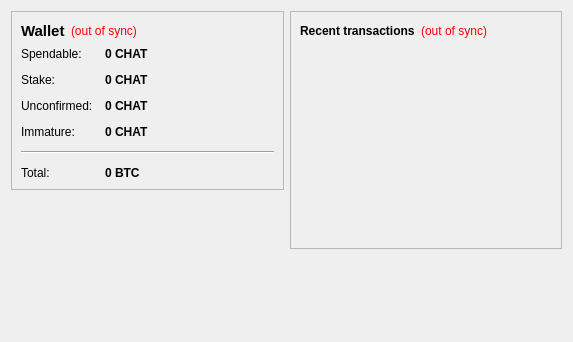
<?xml version="1.0" encoding="UTF-8"?>
<ui version="4.0">
 <class>OverviewPage</class>
 <widget class="QWidget" name="OverviewPage">
  <property name="geometry">
   <rect>
    <x>0</x>
    <y>0</y>
    <width>573</width>
    <height>342</height>
   </rect>
  </property>
  <property name="windowTitle">
   <string>Form</string>
  </property>
  <layout class="QHBoxLayout" name="horizontalLayout" stretch="1,1">
   <item>
    <layout class="QVBoxLayout" name="verticalLayout_2">
     <item>
      <widget class="QFrame" name="frame">
       <property name="frameShape">
        <enum>QFrame::StyledPanel</enum>
       </property>
       <property name="frameShadow">
        <enum>QFrame::Raised</enum>
       </property>
       <layout class="QVBoxLayout" name="verticalLayout_4">
        <item>
         <layout class="QHBoxLayout" name="horizontalLayout_4">
          <item>
           <widget class="QLabel" name="label_5">
            <property name="font">
             <font>
              <pointsize>11</pointsize>
              <weight>75</weight>
              <bold>true</bold>
             </font>
            </property>
            <property name="text">
             <string>Wallet</string>
            </property>
           </widget>
          </item>
          <item>
           <widget class="QLabel" name="labelWalletStatus">
            <property name="toolTip">
             <string>The displayed information may be out of date. Your wallet automatically synchronizes with the Chat network after a connection is established, but this process has not completed yet.</string>
            </property>
            <property name="styleSheet">
             <string notr="true">QLabel { color: red; }</string>
            </property>
            <property name="text">
             <string notr="true">(out of sync)</string>
            </property>
            <property name="alignment">
             <set>Qt::AlignLeading|Qt::AlignLeft|Qt::AlignVCenter</set>
            </property>
           </widget>
          </item>
          <item>
           <spacer name="horizontalSpacer_2">
            <property name="orientation">
             <enum>Qt::Horizontal</enum>
            </property>
            <property name="sizeHint" stdset="0">
             <size>
              <width>40</width>
              <height>20</height>
             </size>
            </property>
           </spacer>
          </item>
         </layout>
        </item>
        <item>
         <layout class="QFormLayout" name="formLayout_2">
          <property name="fieldGrowthPolicy">
           <enum>QFormLayout::AllNonFixedFieldsGrow</enum>
          </property>
          <property name="horizontalSpacing">
           <number>12</number>
          </property>
          <property name="verticalSpacing">
           <number>12</number>
          </property>
          <item row="0" column="0">
           <widget class="QLabel" name="label">
            <property name="text">
             <string>Spendable:</string>
            </property>
           </widget>
          </item>
          <item row="0" column="1">
           <widget class="QLabel" name="labelBalance">
            <property name="font">
             <font>
              <weight>75</weight>
              <bold>true</bold>
             </font>
            </property>
            <property name="cursor">
             <cursorShape>IBeamCursor</cursorShape>
            </property>
            <property name="toolTip">
             <string>Your current spendable balance</string>
            </property>
            <property name="text">
             <string notr="true">0 CHAT</string>
            </property>
            <property name="textInteractionFlags">
             <set>Qt::LinksAccessibleByMouse|Qt::TextSelectableByKeyboard|Qt::TextSelectableByMouse</set>
            </property>
           </widget>
          </item>
          <item row="1" column="0">
           <widget class="QLabel" name="label_6">
            <property name="text">
             <string>Stake:</string>
            </property>
           </widget>
          </item>
          <item row="1" column="1">
           <widget class="QLabel" name="labelStake">
            <property name="font">
             <font>
              <weight>75</weight>
              <bold>true</bold>
             </font>
            </property>
            <property name="cursor">
             <cursorShape>IBeamCursor</cursorShape>
            </property>
            <property name="toolTip">
             <string>Total of coins that was staked, and do not yet count toward the current balance</string>
            </property>
            <property name="text">
             <string notr="true">0 CHAT</string>
            </property>
            <property name="textInteractionFlags">
             <set>Qt::LinksAccessibleByMouse|Qt::TextSelectableByKeyboard|Qt::TextSelectableByMouse</set>
            </property>
           </widget>
          </item>
          <item row="2" column="0">
           <widget class="QLabel" name="label_3">
            <property name="text">
             <string>Unconfirmed:</string>
            </property>
           </widget>
          </item>
          <item row="2" column="1">
           <widget class="QLabel" name="labelUnconfirmed">
            <property name="font">
             <font>
              <weight>75</weight>
              <bold>true</bold>
             </font>
            </property>
            <property name="cursor">
             <cursorShape>IBeamCursor</cursorShape>
            </property>
            <property name="toolTip">
             <string>Total of transactions that have yet to be confirmed, and do not yet count toward the current balance</string>
            </property>
            <property name="text">
             <string notr="true">0 CHAT</string>
            </property>
            <property name="textInteractionFlags">
             <set>Qt::LinksAccessibleByMouse|Qt::TextSelectableByKeyboard|Qt::TextSelectableByMouse</set>
            </property>
           </widget>
          </item>
          <item row="3" column="0">
           <widget class="QLabel" name="labelImmatureText">
            <property name="text">
             <string>Immature:</string>
            </property>
           </widget>
          </item>
          <item row="3" column="1">
           <widget class="QLabel" name="labelImmature">
            <property name="font">
             <font>
              <weight>75</weight>
              <bold>true</bold>
             </font>
            </property>
            <property name="toolTip">
             <string>Mined balance that has not yet matured</string>
            </property>
            <property name="text">
             <string notr="true">0 CHAT</string>
            </property>
            <property name="textInteractionFlags">
             <set>Qt::LinksAccessibleByMouse|Qt::TextSelectableByKeyboard|Qt::TextSelectableByMouse</set>
            </property>
           </widget>
          </item>
          <item row="4" column="0" colspan="2">
           <widget class="Line" name="line">
            <property name="orientation">
             <enum>Qt::Horizontal</enum>
            </property>
           </widget>
          </item>
          <item row="5" column="0">
           <widget class="QLabel" name="labelTotalText">
            <property name="text">
             <string>Total:</string>
            </property>
           </widget>
          </item>
          <item row="5" column="1">
           <widget class="QLabel" name="labelTotal">
            <property name="font">
             <font>
              <weight>75</weight>
              <bold>true</bold>
             </font>
            </property>
            <property name="cursor">
             <cursorShape>IBeamCursor</cursorShape>
            </property>
            <property name="toolTip">
             <string>Your current total balance</string>
            </property>
            <property name="text">
             <string notr="true">0 BTC</string>
            </property>
            <property name="textInteractionFlags">
             <set>Qt::LinksAccessibleByMouse|Qt::TextSelectableByKeyboard|Qt::TextSelectableByMouse</set>
            </property>
           </widget>
          </item>
         </layout>
        </item>
       </layout>
      </widget>
     </item>
     <item>
      <spacer name="verticalSpacer">
       <property name="orientation">
        <enum>Qt::Vertical</enum>
       </property>
       <property name="sizeHint" stdset="0">
        <size>
         <width>20</width>
         <height>40</height>
        </size>
       </property>
      </spacer>
     </item>
    </layout>
   </item>
   <item>
    <layout class="QVBoxLayout" name="verticalLayout_3">
     <item>
      <widget class="QFrame" name="frame_2">
       <property name="frameShape">
        <enum>QFrame::StyledPanel</enum>
       </property>
       <property name="frameShadow">
        <enum>QFrame::Raised</enum>
       </property>
       <layout class="QVBoxLayout" name="verticalLayout">
        <item>
         <layout class="QHBoxLayout" name="horizontalLayout_2">
          <item>
           <widget class="QLabel" name="label_4">
            <property name="text">
             <string>&lt;b&gt;Recent transactions&lt;/b&gt;</string>
            </property>
           </widget>
          </item>
          <item>
           <widget class="QLabel" name="labelTransactionsStatus">
            <property name="toolTip">
             <string>The displayed information may be out of date. Your wallet automatically synchronizes with the Chat network after a connection is established, but this process has not completed yet.</string>
            </property>
            <property name="styleSheet">
             <string notr="true">QLabel { color: red; }</string>
            </property>
            <property name="text">
             <string notr="true">(out of sync)</string>
            </property>
            <property name="alignment">
             <set>Qt::AlignRight|Qt::AlignTrailing|Qt::AlignVCenter</set>
            </property>
           </widget>
          </item>
          <item>
           <spacer name="horizontalSpacer">
            <property name="orientation">
             <enum>Qt::Horizontal</enum>
            </property>
            <property name="sizeHint" stdset="0">
             <size>
              <width>40</width>
              <height>20</height>
             </size>
            </property>
           </spacer>
          </item>
         </layout>
        </item>
        <item>
         <widget class="QListView" name="listTransactions">
          <property name="styleSheet">
           <string notr="true">QListView { background: transparent; }</string>
          </property>
          <property name="frameShape">
           <enum>QFrame::NoFrame</enum>
          </property>
          <property name="verticalScrollBarPolicy">
           <enum>Qt::ScrollBarAlwaysOff</enum>
          </property>
          <property name="horizontalScrollBarPolicy">
           <enum>Qt::ScrollBarAlwaysOff</enum>
          </property>
          <property name="selectionMode">
           <enum>QAbstractItemView::NoSelection</enum>
          </property>
         </widget>
        </item>
       </layout>
      </widget>
     </item>
     <item>
      <spacer name="verticalSpacer_2">
       <property name="orientation">
        <enum>Qt::Vertical</enum>
       </property>
       <property name="sizeHint" stdset="0">
        <size>
         <width>20</width>
         <height>40</height>
        </size>
       </property>
      </spacer>
     </item>
    </layout>
   </item>
  </layout>
 </widget>
 <resources/>
 <connections/>
</ui>
